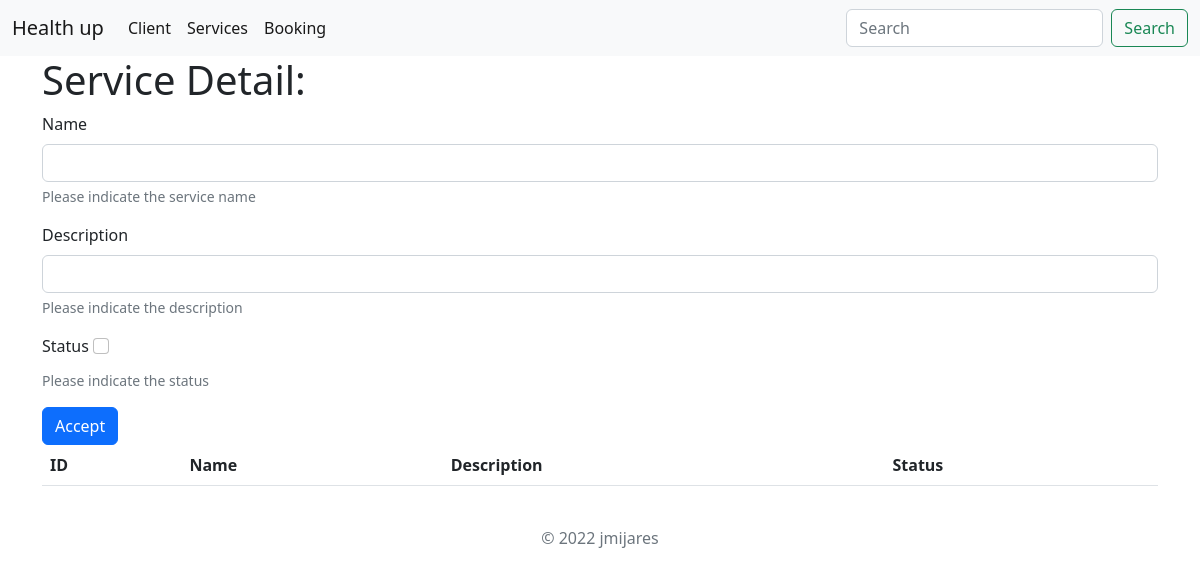
The app's page /service/, older data.
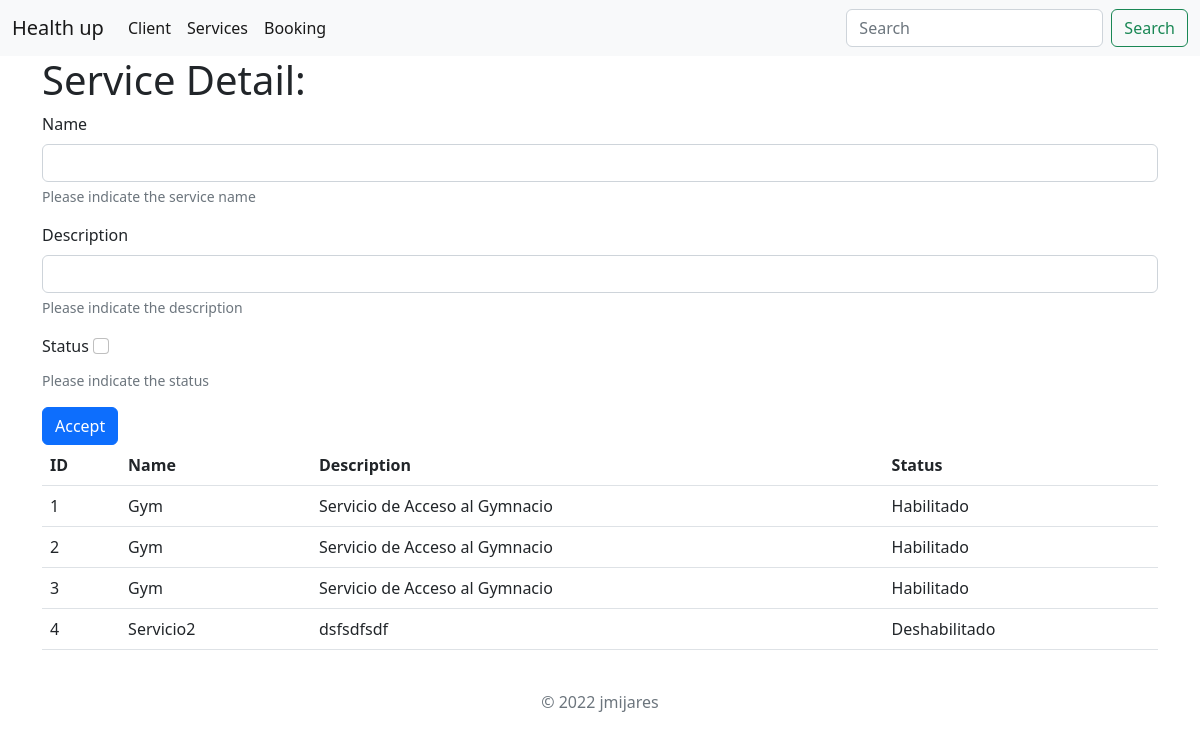
The same page, newer data.
### health/models.py (models this page shows)
class service(models.Model):
    name = models.CharField(max_length=50)
    description = models.CharField(max_length=200)
    status = models.BooleanField()

### health/views.py (the view, shortened to what this page needs)
# urls.py: path('service/', service_view),
def service_view(self):
    service_name = self.POST.get('name')
    service_description = self.POST.get('description')
    service_status = self.POST.get('status')
    service_dic ={"services": service.objects.all()}
    template = loader.get_template('service.html')
    render = template.render(service_dic)
    return HttpResponse(render)

### health_up/templates/service.html (shortened to what this page needs)
{% extends "base.html" %}
{% block content %}
<div class="container">
    <h1>Service Detail:</h1>
        <form method="post" action="/service/">
            <div class="mb-3">
                <label for="service_name" class="form-label">Name</label>
                <input type="text" class="form-control" id="service_name" name="name" aria-describedby="service_name_help">
                <div id="service_name_help" class="form-text">Please indicate the service name</div>
            </div>
            <div class="mb-3">
                <label for="service_description" class="form-label">Description</label>
                <input type="text" class="form-control" id="service_description" name="description" aria-describedby="service_description_help">
                <div id="service_description_help" class="form-text">Please indicate the description</div>
            </div>
            <div class="mb-3">
                <label for="status" class="form-label">Status</label>
                <input type="checkbox" class="form-check-input" id="status" name="status" aria-describedby="service_status_help">
                <div id="service_status_help" class="form-text">Please indicate the status</div>
            </div>
            <button type="submit" class="btn btn-primary">Accept</button>
        </form>
        <table class="table table-hover">
            <thead>
                <tr>
                    <th scope="col">ID</th>
                    <th scope="col">Name</th>
                    <th scope="col">Description</th>
                    <th scope="col">Status</th>
                </tr>
            </thead>
            <tbody>
                <tr>
                    {% for service in services %}
                    <td>{{service.id}}</td>
                    <td>{{service.name}}</td>
                    <td>{{service.description}}</td>
                    <td>{% if service.status == True%}
                            Habilitado
                        {% else %}
                            Deshabilitado
                        {% endif %}
                    </td>
                </tr>
                    {% endfor %}
            </tbody>
        </table>
</div>
{% endblock %}

### health_up/templates/base.html (shortened to what this page needs)
<!DOCTYPE html>
<html lang="en">
<head>
    <link href="https://cdn.jsdelivr.net/npm/bootstrap@5.2.0-beta1/dist/css/bootstrap.min.css" rel="stylesheet">
</head>
    <body>
        {% include 'header.html' %}
        {% block content %}
        {% endblock %}
        {% include 'footer.html' %}
    </body>
</html>

### health_up/templates/header.html (shortened to what this page needs)
<nav class="navbar navbar-expand-lg bg-light">
    <div class="container-fluid">
      <a class="navbar-brand" href="#">Health up</a>
      <div class="collapse navbar-collapse" id="navbarSupportedContent">
        <ul class="navbar-nav me-auto mb-2 mb-lg-0">
          <li class="nav-item">
            <a class="nav-link active" aria-current="page" href="/client">Client</a>
          </li>
          <li class="nav-item">
            <a class="nav-link active" aria-current="page" href="/service">Services</a>
          </li>
          <li class="nav-item">
            <a class="nav-link active" aria-current="page" href="/booking">Booking</a>
          </li>
        </ul>
        <form class="d-flex" role="search" method="post" action="/search/">
          <input class="form-control me-2" type="search" placeholder="Search" aria-label="Search" name="value">
          <button class="btn btn-outline-success" type="submit">Search</button>
        </form>
      </div>
    </div>
</nav>

### health_up/templates/footer.html
<footer class="py-3 my-4">
    <p class="text-center text-muted">© 2022 jmijares</p>
</footer>

Row changes from the older to the newer data that the page shows:
added service: id "1", name "Gym", description "Servicio de Acceso al Gymnacio", status "Habilitado"
added service: id "2", name "Gym", description "Servicio de Acceso al Gymnacio", status "Habilitado"
added service: id "3", name "Gym", description "Servicio de Acceso al Gymnacio", status "Habilitado"
added service: id "4", name "Servicio2", description "dsfsdfsdf", status "Deshabilitado"
